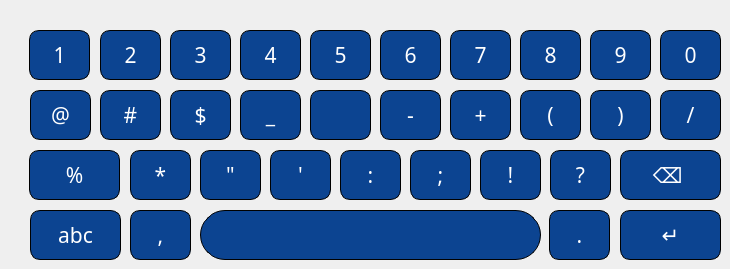
      <widget class="QWidget" name="page_16">
       <property name="styleSheet">
        <string notr="true">QPushButton
{
background-color: rgb(12, 68, 145);
 border: 1px solid black;
     border-radius: 10px;
color: rgb(255, 255, 255);
font-style:bold;
}</string>
       </property>
       <widget class="QPushButton" name="pushButton_83">
        <property name="geometry">
         <rect>
          <x>520</x>
          <y>90</y>
          <width>61</width>
          <height>50</height>
         </rect>
        </property>
        <property name="font">
         <font>
          <family>Sans Serif</family>
          <pointsize>16</pointsize>
          <weight>50</weight>
          <bold>false</bold>
         </font>
        </property>
        <property name="styleSheet">
         <string notr="true">QPushButton
{
background-color: rgb(12, 68, 145);
 border: 1px solid black;
     border-radius: 10px;
color: rgb(255, 255, 255);
font-style:bold;
}</string>
        </property>
        <property name="text">
         <string>(</string>
        </property>
       </widget>
       <widget class="QPushButton" name="pushButton_84">
        <property name="geometry">
         <rect>
          <x>549</x>
          <y>210</y>
          <width>61</width>
          <height>50</height>
         </rect>
        </property>
        <property name="font">
         <font>
          <family>Sans Serif</family>
          <pointsize>16</pointsize>
          <weight>50</weight>
          <bold>false</bold>
         </font>
        </property>
        <property name="styleSheet">
         <string notr="true">font-style:bold;</string>
        </property>
        <property name="text">
         <string>.</string>
        </property>
       </widget>
       <widget class="QPushButton" name="pushButton_85">
        <property name="geometry">
         <rect>
          <x>310</x>
          <y>90</y>
          <width>61</width>
          <height>50</height>
         </rect>
        </property>
        <property name="font">
         <font>
          <family>Sans Serif</family>
          <pointsize>16</pointsize>
          <weight>50</weight>
          <bold>false</bold>
         </font>
        </property>
        <property name="styleSheet">
         <string notr="true">font-style:bold;</string>
        </property>
        <property name="text">
         <string/>
        </property>
        <property name="icon">
         <iconset resource="icons.qrc">
          <normaloff>:/img/symbol.png</normaloff>:/img/symbol.png</iconset>
        </property>
        <property name="iconSize">
         <size>
          <width>18</width>
          <height>18</height>
         </size>
        </property>
       </widget>
       <widget class="QPushButton" name="pushButton_86">
        <property name="geometry">
         <rect>
          <x>240</x>
          <y>30</y>
          <width>61</width>
          <height>50</height>
         </rect>
        </property>
        <property name="font">
         <font>
          <family>Sans Serif</family>
          <pointsize>16</pointsize>
          <weight>50</weight>
          <bold>false</bold>
         </font>
        </property>
        <property name="styleSheet">
         <string notr="true">font-style:bold;</string>
        </property>
        <property name="text">
         <string>4</string>
        </property>
       </widget>
       <widget class="QPushButton" name="pushButton_87">
        <property name="geometry">
         <rect>
          <x>590</x>
          <y>90</y>
          <width>61</width>
          <height>50</height>
         </rect>
        </property>
        <property name="font">
         <font>
          <family>Sans Serif</family>
          <pointsize>16</pointsize>
          <weight>50</weight>
          <bold>false</bold>
         </font>
        </property>
        <property name="styleSheet">
         <string notr="true">font-style:bold;</string>
        </property>
        <property name="text">
         <string>)</string>
        </property>
       </widget>
       <widget class="QPushButton" name="pushButton_88">
        <property name="geometry">
         <rect>
          <x>550</x>
          <y>150</y>
          <width>61</width>
          <height>50</height>
         </rect>
        </property>
        <property name="font">
         <font>
          <family>Sans Serif</family>
          <pointsize>16</pointsize>
          <weight>50</weight>
          <bold>false</bold>
         </font>
        </property>
        <property name="styleSheet">
         <string notr="true">font-style:bold;</string>
        </property>
        <property name="text">
         <string>?</string>
        </property>
       </widget>
       <widget class="QPushButton" name="pushButton_89">
        <property name="geometry">
         <rect>
          <x>620</x>
          <y>150</y>
          <width>101</width>
          <height>50</height>
         </rect>
        </property>
        <property name="font">
         <font>
          <family>Sans Serif</family>
          <pointsize>16</pointsize>
          <weight>50</weight>
          <bold>false</bold>
         </font>
        </property>
        <property name="styleSheet">
         <string notr="true">font-style:bold;</string>
        </property>
        <property name="text">
         <string>⌫ </string>
        </property>
       </widget>
       <widget class="QPushButton" name="pushButton_90">
        <property name="geometry">
         <rect>
          <x>410</x>
          <y>150</y>
          <width>61</width>
          <height>50</height>
         </rect>
        </property>
        <property name="font">
         <font>
          <family>Sans Serif</family>
          <pointsize>16</pointsize>
          <weight>50</weight>
          <bold>false</bold>
         </font>
        </property>
        <property name="styleSheet">
         <string notr="true">font-style:bold;</string>
        </property>
        <property name="text">
         <string>;</string>
        </property>
       </widget>
       <widget class="QPushButton" name="pushButton_91">
        <property name="geometry">
         <rect>
          <x>310</x>
          <y>30</y>
          <width>61</width>
          <height>50</height>
         </rect>
        </property>
        <property name="font">
         <font>
          <family>Sans Serif</family>
          <pointsize>16</pointsize>
          <weight>50</weight>
          <bold>false</bold>
         </font>
        </property>
        <property name="styleSheet">
         <string notr="true">font-style:bold;</string>
        </property>
        <property name="text">
         <string>5</string>
        </property>
       </widget>
       <widget class="QPushButton" name="pushButton_92">
        <property name="geometry">
         <rect>
          <x>450</x>
          <y>90</y>
          <width>61</width>
          <height>50</height>
         </rect>
        </property>
        <property name="font">
         <font>
          <family>Sans Serif</family>
          <pointsize>16</pointsize>
          <weight>50</weight>
          <bold>false</bold>
         </font>
        </property>
        <property name="styleSheet">
         <string notr="true">QPushButton
{
background-color: rgb(12, 68, 145);
 border: 1px solid black;
     border-radius: 10px;
color: rgb(255, 255, 255);
font-style:bold;
}</string>
        </property>
        <property name="text">
         <string>+</string>
        </property>
       </widget>
       <widget class="QPushButton" name="pushButton_93">
        <property name="geometry">
         <rect>
          <x>620</x>
          <y>210</y>
          <width>101</width>
          <height>50</height>
         </rect>
        </property>
        <property name="font">
         <font>
          <family>Sans Serif</family>
          <pointsize>16</pointsize>
          <weight>50</weight>
          <bold>false</bold>
         </font>
        </property>
        <property name="styleSheet">
         <string notr="true">font-style:bold;</string>
        </property>
        <property name="text">
         <string>↵</string>
        </property>
       </widget>
       <widget class="QPushButton" name="pushButton_94">
        <property name="geometry">
         <rect>
          <x>380</x>
          <y>90</y>
          <width>61</width>
          <height>50</height>
         </rect>
        </property>
        <property name="font">
         <font>
          <family>Sans Serif</family>
          <pointsize>16</pointsize>
          <weight>50</weight>
          <bold>false</bold>
         </font>
        </property>
        <property name="styleSheet">
         <string notr="true">font-style:bold;</string>
        </property>
        <property name="text">
         <string>-</string>
        </property>
       </widget>
       <widget class="QPushButton" name="pushButton_95">
        <property name="geometry">
         <rect>
          <x>170</x>
          <y>90</y>
          <width>61</width>
          <height>50</height>
         </rect>
        </property>
        <property name="font">
         <font>
          <family>Sans Serif</family>
          <pointsize>16</pointsize>
          <weight>50</weight>
          <bold>false</bold>
         </font>
        </property>
        <property name="styleSheet">
         <string notr="true">font-style:bold;</string>
        </property>
        <property name="text">
         <string>$</string>
        </property>
       </widget>
       <widget class="QPushButton" name="pushButton_96">
        <property name="geometry">
         <rect>
          <x>590</x>
          <y>30</y>
          <width>61</width>
          <height>50</height>
         </rect>
        </property>
        <property name="font">
         <font>
          <family>Sans Serif</family>
          <pointsize>16</pointsize>
          <weight>50</weight>
          <bold>false</bold>
         </font>
        </property>
        <property name="styleSheet">
         <string notr="true">font-style:bold;</string>
        </property>
        <property name="text">
         <string>9</string>
        </property>
       </widget>
       <widget class="QPushButton" name="pushButton_97">
        <property name="geometry">
         <rect>
          <x>100</x>
          <y>90</y>
          <width>61</width>
          <height>50</height>
         </rect>
        </property>
        <property name="font">
         <font>
          <family>Sans Serif</family>
          <pointsize>16</pointsize>
          <weight>50</weight>
          <bold>false</bold>
         </font>
        </property>
        <property name="styleSheet">
         <string notr="true">font-style:bold;</string>
        </property>
        <property name="text">
         <string>#</string>
        </property>
       </widget>
       <widget class="QPushButton" name="pushButton_98">
        <property name="geometry">
         <rect>
          <x>480</x>
          <y>150</y>
          <width>61</width>
          <height>50</height>
         </rect>
        </property>
        <property name="font">
         <font>
          <family>Sans Serif</family>
          <pointsize>16</pointsize>
          <weight>50</weight>
          <bold>false</bold>
         </font>
        </property>
        <property name="styleSheet">
         <string notr="true">font-style:bold;</string>
        </property>
        <property name="text">
         <string>!</string>
        </property>
       </widget>
       <widget class="QPushButton" name="pushButton_99">
        <property name="geometry">
         <rect>
          <x>100</x>
          <y>30</y>
          <width>61</width>
          <height>50</height>
         </rect>
        </property>
        <property name="font">
         <font>
          <family>Sans Serif</family>
          <pointsize>16</pointsize>
          <weight>50</weight>
          <bold>false</bold>
         </font>
        </property>
        <property name="styleSheet">
         <string notr="true">QPushButton
{
background-color: rgb(12, 68, 145);
 border: 1px solid black;
     border-radius: 10px;
color: rgb(255, 255, 255);
font-style:bold;
}</string>
        </property>
        <property name="text">
         <string>2</string>
        </property>
       </widget>
       <widget class="QPushButton" name="pushButton_100">
        <property name="geometry">
         <rect>
          <x>240</x>
          <y>90</y>
          <width>61</width>
          <height>50</height>
         </rect>
        </property>
        <property name="font">
         <font>
          <family>Sans Serif</family>
          <pointsize>16</pointsize>
          <weight>50</weight>
          <bold>false</bold>
         </font>
        </property>
        <property name="styleSheet">
         <string notr="true">font-style:bold;</string>
        </property>
        <property name="text">
         <string>_</string>
        </property>
       </widget>
       <widget class="QPushButton" name="pushButton_101">
        <property name="geometry">
         <rect>
          <x>380</x>
          <y>30</y>
          <width>61</width>
          <height>50</height>
         </rect>
        </property>
        <property name="font">
         <font>
          <family>Sans Serif</family>
          <pointsize>16</pointsize>
          <weight>50</weight>
          <bold>false</bold>
         </font>
        </property>
        <property name="styleSheet">
         <string notr="true">font-style:bold;</string>
        </property>
        <property name="text">
         <string>6</string>
        </property>
       </widget>
       <widget class="QPushButton" name="pushButton_102">
        <property name="geometry">
         <rect>
          <x>270</x>
          <y>150</y>
          <width>61</width>
          <height>50</height>
         </rect>
        </property>
        <property name="font">
         <font>
          <family>Sans Serif</family>
          <pointsize>16</pointsize>
          <weight>50</weight>
          <bold>false</bold>
         </font>
        </property>
        <property name="styleSheet">
         <string notr="true">font-style:bold;</string>
        </property>
        <property name="text">
         <string>'</string>
        </property>
       </widget>
       <widget class="QPushButton" name="pushButton_103">
        <property name="geometry">
         <rect>
          <x>200</x>
          <y>210</y>
          <width>341</width>
          <height>50</height>
         </rect>
        </property>
        <property name="font">
         <font>
          <family>Sans Serif</family>
          <pointsize>16</pointsize>
          <weight>50</weight>
          <bold>false</bold>
         </font>
        </property>
        <property name="styleSheet">
         <string notr="true">QPushButton
{
background-color: rgb(12, 68, 145);
 border: 1px solid black;
     border-radius: 25px;
color: rgb(255, 255, 255);
font-style:bold;
}</string>
        </property>
        <property name="text">
         <string/>
        </property>
       </widget>
       <widget class="QPushButton" name="pushButton_104">
        <property name="geometry">
         <rect>
          <x>29</x>
          <y>30</y>
          <width>61</width>
          <height>50</height>
         </rect>
        </property>
        <property name="font">
         <font>
          <family>Sans Serif</family>
          <pointsize>16</pointsize>
          <weight>50</weight>
          <bold>false</bold>
         </font>
        </property>
        <property name="styleSheet">
         <string notr="true">QPushButton
{
background-color: rgb(12, 68, 145);
 border: 1px solid black;
     border-radius: 10px;
color: rgb(255, 255, 255);
font-style:bold;
}</string>
        </property>
        <property name="text">
         <string>1</string>
        </property>
       </widget>
       <widget class="QPushButton" name="pushButton_105">
        <property name="geometry">
         <rect>
          <x>340</x>
          <y>150</y>
          <width>61</width>
          <height>50</height>
         </rect>
        </property>
        <property name="font">
         <font>
          <family>Sans Serif</family>
          <pointsize>16</pointsize>
          <weight>50</weight>
          <bold>false</bold>
         </font>
        </property>
        <property name="styleSheet">
         <string notr="true">font-style:bold;</string>
        </property>
        <property name="text">
         <string>:</string>
        </property>
       </widget>
       <widget class="QPushButton" name="pushButton_106">
        <property name="geometry">
         <rect>
          <x>520</x>
          <y>30</y>
          <width>61</width>
          <height>50</height>
         </rect>
        </property>
        <property name="font">
         <font>
          <family>Sans Serif</family>
          <pointsize>16</pointsize>
          <weight>50</weight>
          <bold>false</bold>
         </font>
        </property>
        <property name="styleSheet">
         <string notr="true">font-style:bold;</string>
        </property>
        <property name="text">
         <string>8</string>
        </property>
       </widget>
       <widget class="QPushButton" name="pushButton_107">
        <property name="geometry">
         <rect>
          <x>170</x>
          <y>30</y>
          <width>61</width>
          <height>50</height>
         </rect>
        </property>
        <property name="font">
         <font>
          <family>Sans Serif</family>
          <pointsize>16</pointsize>
          <weight>50</weight>
          <bold>false</bold>
         </font>
        </property>
        <property name="styleSheet">
         <string notr="true">QPushButton
{
background-color: rgb(12, 68, 145);
 border: 1px solid black;
     border-radius: 10px;
color: rgb(255, 255, 255);
font-style:bold;
}</string>
        </property>
        <property name="text">
         <string>3</string>
        </property>
       </widget>
       <widget class="QPushButton" name="pushButton_108">
        <property name="geometry">
         <rect>
          <x>200</x>
          <y>150</y>
          <width>61</width>
          <height>50</height>
         </rect>
        </property>
        <property name="font">
         <font>
          <family>Sans Serif</family>
          <pointsize>16</pointsize>
          <weight>50</weight>
          <bold>false</bold>
         </font>
        </property>
        <property name="styleSheet">
         <string notr="true">font-style:bold;</string>
        </property>
        <property name="text">
         <string>&quot;</string>
        </property>
       </widget>
       <widget class="QPushButton" name="pushButton_109">
        <property name="geometry">
         <rect>
          <x>450</x>
          <y>30</y>
          <width>61</width>
          <height>50</height>
         </rect>
        </property>
        <property name="font">
         <font>
          <family>Sans Serif</family>
          <pointsize>16</pointsize>
          <weight>50</weight>
          <bold>false</bold>
         </font>
        </property>
        <property name="styleSheet">
         <string notr="true">font-style:bold;</string>
        </property>
        <property name="text">
         <string>7</string>
        </property>
       </widget>
       <widget class="QPushButton" name="pushButton_110">
        <property name="geometry">
         <rect>
          <x>29</x>
          <y>150</y>
          <width>91</width>
          <height>50</height>
         </rect>
        </property>
        <property name="font">
         <font>
          <family>Sans Serif</family>
          <pointsize>16</pointsize>
          <weight>50</weight>
          <bold>false</bold>
         </font>
        </property>
        <property name="styleSheet">
         <string notr="true">font-style:bold;</string>
        </property>
        <property name="text">
         <string>%</string>
        </property>
       </widget>
       <widget class="QPushButton" name="pushButton_111">
        <property name="geometry">
         <rect>
          <x>660</x>
          <y>30</y>
          <width>61</width>
          <height>50</height>
         </rect>
        </property>
        <property name="font">
         <font>
          <family>Sans Serif</family>
          <pointsize>16</pointsize>
          <weight>50</weight>
          <bold>false</bold>
         </font>
        </property>
        <property name="styleSheet">
         <string notr="true">font-style:bold;</string>
        </property>
        <property name="text">
         <string>0</string>
        </property>
       </widget>
       <widget class="QPushButton" name="pushButton_112">
        <property name="geometry">
         <rect>
          <x>30</x>
          <y>90</y>
          <width>61</width>
          <height>50</height>
         </rect>
        </property>
        <property name="font">
         <font>
          <family>Sans Serif</family>
          <pointsize>16</pointsize>
          <weight>50</weight>
          <bold>false</bold>
         </font>
        </property>
        <property name="styleSheet">
         <string notr="true">font-style:bold;</string>
        </property>
        <property name="text">
         <string>@</string>
        </property>
       </widget>
       <widget class="QPushButton" name="pushButton_113">
        <property name="geometry">
         <rect>
          <x>130</x>
          <y>210</y>
          <width>61</width>
          <height>50</height>
         </rect>
        </property>
        <property name="font">
         <font>
          <family>Sans Serif</family>
          <pointsize>16</pointsize>
          <weight>50</weight>
          <bold>false</bold>
         </font>
        </property>
        <property name="styleSheet">
         <string notr="true">font-style:bold;</string>
        </property>
        <property name="text">
         <string>,</string>
        </property>
       </widget>
       <widget class="QPushButton" name="pushButton_114">
        <property name="geometry">
         <rect>
          <x>30</x>
          <y>210</y>
          <width>91</width>
          <height>50</height>
         </rect>
        </property>
        <property name="font">
         <font>
          <family>Sans Serif</family>
          <pointsize>16</pointsize>
          <weight>50</weight>
          <bold>false</bold>
         </font>
        </property>
        <property name="styleSheet">
         <string notr="true">font-style:bold;</string>
        </property>
        <property name="text">
         <string>abc</string>
        </property>
       </widget>
       <widget class="QPushButton" name="pushButton_115">
        <property name="geometry">
         <rect>
          <x>130</x>
          <y>150</y>
          <width>61</width>
          <height>50</height>
         </rect>
        </property>
        <property name="font">
         <font>
          <family>Sans Serif</family>
          <pointsize>16</pointsize>
          <weight>50</weight>
          <bold>false</bold>
         </font>
        </property>
        <property name="styleSheet">
         <string notr="true">font-style:bold;</string>
        </property>
        <property name="text">
         <string>*</string>
        </property>
       </widget>
       <widget class="QPushButton" name="pushButton_116">
        <property name="geometry">
         <rect>
          <x>660</x>
          <y>90</y>
          <width>61</width>
          <height>50</height>
         </rect>
        </property>
        <property name="font">
         <font>
          <family>Sans Serif</family>
          <pointsize>16</pointsize>
          <weight>50</weight>
          <bold>false</bold>
         </font>
        </property>
        <property name="styleSheet">
         <string notr="true">font-style:bold;</string>
        </property>
        <property name="text">
         <string>/</string>
        </property>
       </widget>
       <zorder>pushButton_111</zorder>
       <zorder>pushButton_83</zorder>
       <zorder>pushButton_84</zorder>
       <zorder>pushButton_85</zorder>
       <zorder>pushButton_86</zorder>
       <zorder>pushButton_87</zorder>
       <zorder>pushButton_88</zorder>
       <zorder>pushButton_89</zorder>
       <zorder>pushButton_90</zorder>
       <zorder>pushButton_91</zorder>
       <zorder>pushButton_92</zorder>
       <zorder>pushButton_93</zorder>
       <zorder>pushButton_94</zorder>
       <zorder>pushButton_95</zorder>
       <zorder>pushButton_96</zorder>
       <zorder>pushButton_97</zorder>
       <zorder>pushButton_98</zorder>
       <zorder>pushButton_99</zorder>
       <zorder>pushButton_100</zorder>
       <zorder>pushButton_101</zorder>
       <zorder>pushButton_102</zorder>
       <zorder>pushButton_103</zorder>
       <zorder>pushButton_104</zorder>
       <zorder>pushButton_105</zorder>
       <zorder>pushButton_106</zorder>
       <zorder>pushButton_107</zorder>
       <zorder>pushButton_108</zorder>
       <zorder>pushButton_109</zorder>
       <zorder>pushButton_110</zorder>
       <zorder>pushButton_112</zorder>
       <zorder>pushButton_113</zorder>
       <zorder>pushButton_114</zorder>
       <zorder>pushButton_115</zorder>
       <zorder>pushButton_116</zorder>
      </widget>
